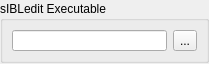
<?xml version="1.0" encoding="UTF-8"?>
<ui version="4.0">
 <class>sIBLedit_Utilities_Form</class>
 <widget class="QWidget" name="sIBLedit_Utilities_Form">
  <property name="geometry">
   <rect>
    <x>0</x>
    <y>0</y>
    <width>209</width>
    <height>64</height>
   </rect>
  </property>
  <property name="windowTitle">
   <string>sIBLedit Utilities</string>
  </property>
  <layout class="QGridLayout" name="sIBLedit_Utilities_Form_gridLayout">
   <property name="margin">
    <number>0</number>
   </property>
   <item row="0" column="0">
    <widget class="QGroupBox" name="sIBLedit_Path_groupBox">
     <property name="maximumSize">
      <size>
       <width>16777215</width>
       <height>64</height>
      </size>
     </property>
     <property name="title">
      <string>sIBLedit Executable</string>
     </property>
     <layout class="QGridLayout" name="sIBLedit_Path_groupBox_gridLayout">
      <property name="sizeConstraint">
       <enum>QLayout::SetMaximumSize</enum>
      </property>
      <item row="0" column="0">
       <widget class="QLineEdit" name="sIBLedit_Path_lineEdit">
        <property name="statusTip">
         <string>sIBL Edit Path Line Edit: sIBL Edit Executable Path.</string>
        </property>
       </widget>
      </item>
      <item row="0" column="1">
       <widget class="QToolButton" name="sIBLedit_Path_toolButton">
        <property name="text">
         <string>...</string>
        </property>
        <property name="popupMode">
         <enum>QToolButton::DelayedPopup</enum>
        </property>
       </widget>
      </item>
     </layout>
    </widget>
   </item>
  </layout>
 </widget>
 <resources/>
 <connections/>
</ui>
